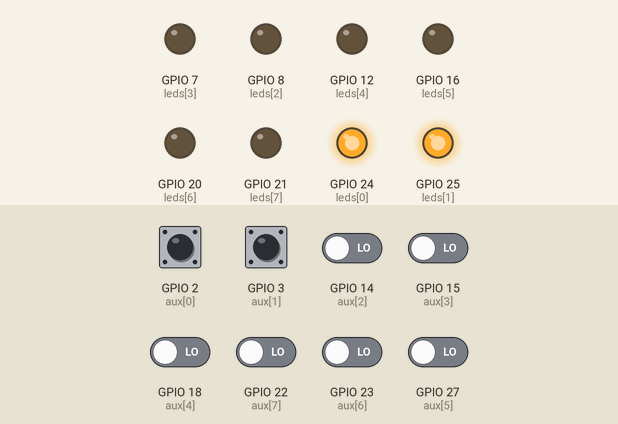
This program was run on a simulated Raspberry Pi (BCM pin numbers). On the bench: output pins drawn as LEDs (lit = HIGH). The inputs (shaded band) are chosen by the test bench; at power-on: GPIO 2 (aux[0]), GPIO 3 (aux[1]) HIGH, GPIO 14 (aux[2]), GPIO 15 (aux[3]), GPIO 18 (aux[4]), GPIO 22 (aux[7]), GPIO 23 (aux[6]), GPIO 27 (aux[5]) LOW.

Above: at 3.2 s.
3.3 s: GPIO 2 (aux[0]) pulled LOW for 0.95 s
At 4.2 s:
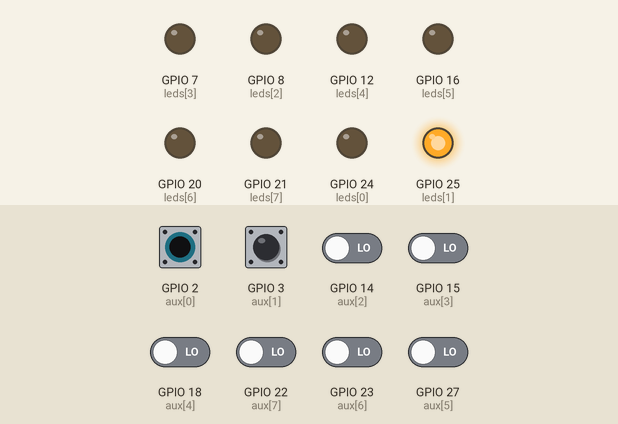
5.9 s: GPIO 3 (aux[1]) pulled LOW for 0.95 s
At 6.7 s:
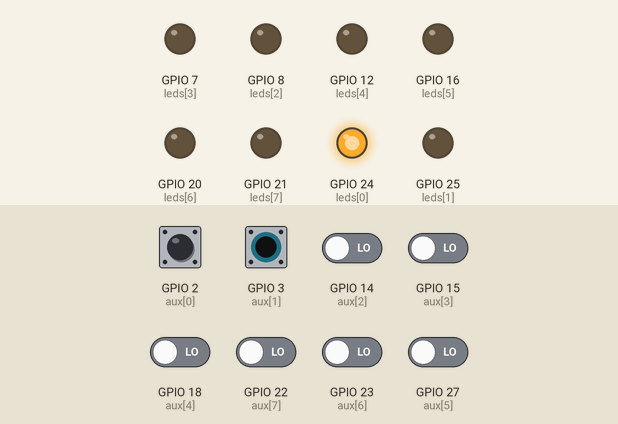
8.4 s: GPIO 14 (aux[2]) driven HIGH
At 9.8 s:
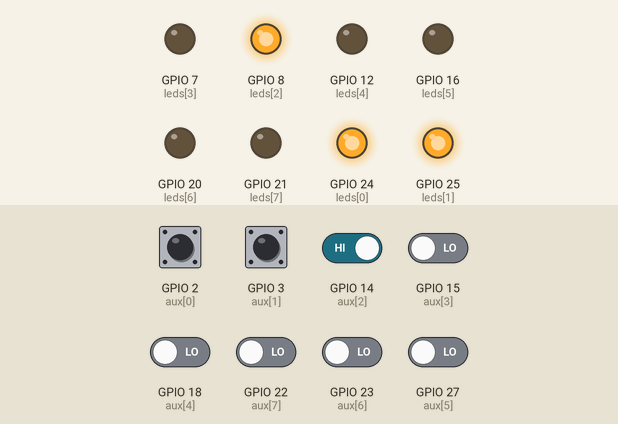
10.1 s: GPIO 15 (aux[3]) driven HIGH
At 11.3 s:
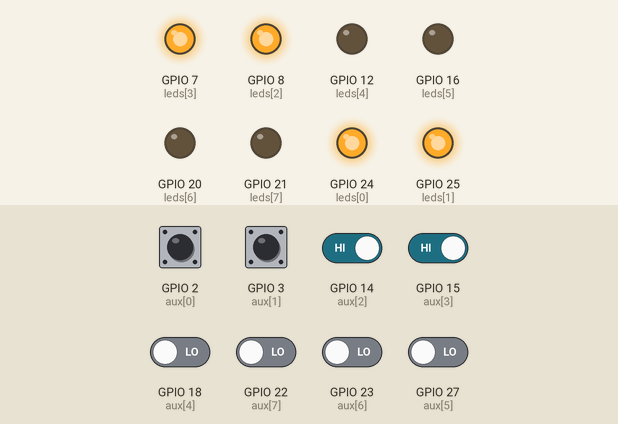
11.8 s: GPIO 18 (aux[4]) driven HIGH
At 12.6 s:
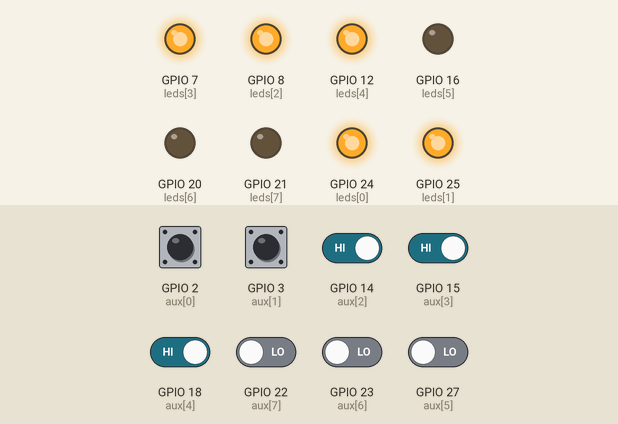
13.5 s: GPIO 22 (aux[7]) driven HIGH
At 15.2 s:
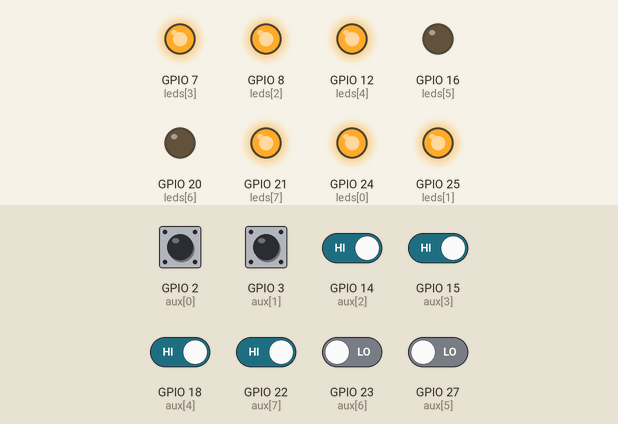
Timing chart, 0 to 16.4 s (numbered marks = the images above; inputs shaded):
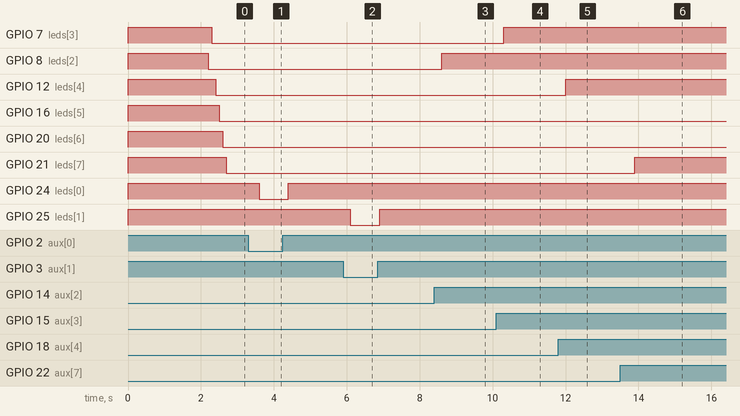

Measured:
- after the input at 3.3 s, GPIO 24 (leds[0]): HIGH → LOW after 0.30 s, → HIGH 0.80 s later
- after the input at 5.9 s, GPIO 25 (leds[1]): HIGH → LOW after 0.20 s, → HIGH 0.80 s later
- after the input at 8.4 s, GPIO 8 (leds[2]): LOW → HIGH after 0.20 s
- after the input at 10.1 s, GPIO 7 (leds[3]): LOW → HIGH after 0.20 s
- after the input at 11.8 s, GPIO 12 (leds[4]): LOW → HIGH after 0.20 s
- after the input at 13.5 s, GPIO 21 (leds[7]): LOW → HIGH after 0.40 s

The program:

2-3.py
```python
import RPi.GPIO as GPIO
import time

GPIO.setmode(GPIO.BCM)

aux = [2, 3, 14, 15, 18, 27, 23, 22]
leds = [24, 25, 8, 7, 12, 16, 20, 21]

GPIO.setup(leds, GPIO.OUT)
GPIO.setup(aux, GPIO.IN)

GPIO.output(leds, 1)
time.sleep(2)

while True:
    for i in range(8):
        GPIO.output(leds[i], GPIO.input(aux[i]))
        time.sleep(0.1)
```
